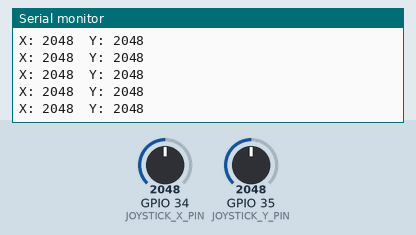
Simulated run of this program. Board: ESP32. Shown: the last lines printed to the serial monitor. Inputs (shaded band) come from the test bench; at power-on: GPIO 34 (JOYSTICK_X_PIN) = 2048, GPIO 35 (JOYSTICK_Y_PIN) = 2048 (analog values on the 0–4095 scale).

Above: at 1.2 s.
1.3 s: GPIO 34 (JOYSTICK_X_PIN) set to 2866
At 1.9 s:
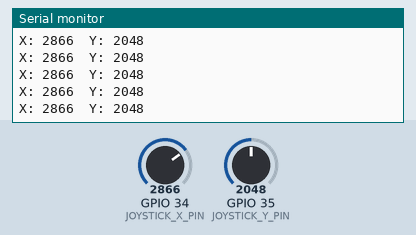
2.8 s: GPIO 35 (JOYSTICK_Y_PIN) set to 2866
At 3.3 s:
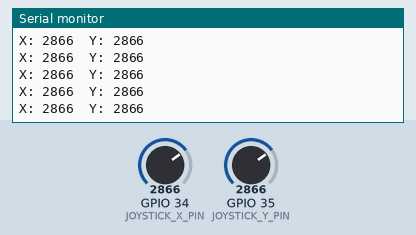
4.3 s: GPIO 34 (JOYSTICK_X_PIN) set to 3603
At 5.1 s:
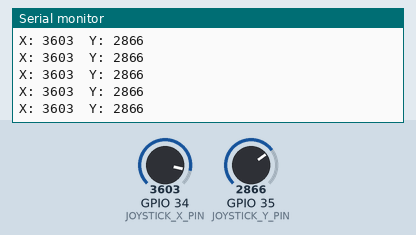
5.8 s: GPIO 35 (JOYSTICK_Y_PIN) set to 3603
At 6.3 s:
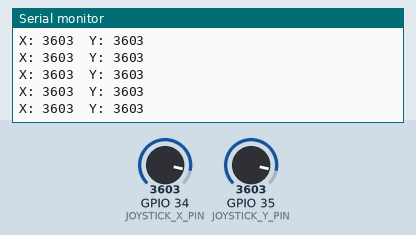
Timing chart, 0 to 8.3 s (numbered marks = the images above; inputs shaded):
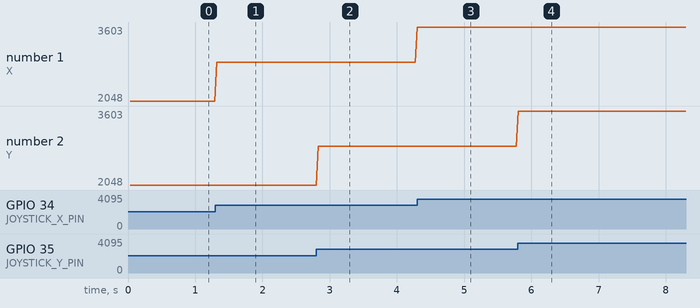

The program:

main.cpp
```cpp
#include <Arduino.h>

constexpr uint8_t JOYSTICK_X_PIN = 34;
constexpr uint8_t JOYSTICK_Y_PIN = 35;
constexpr unsigned long REPORT_INTERVAL_MS = 30;

void setup() {
    Serial.begin(115200);
    analogReadResolution(12);
    Serial.println("Joystick stream ready.");
}

void loop() {
    static unsigned long lastReportTime = 0;
    const unsigned long now = millis();

    if (now - lastReportTime >= REPORT_INTERVAL_MS) {
        lastReportTime = now;
        Serial.print("X: ");
        Serial.print(analogRead(JOYSTICK_X_PIN));
        Serial.print("  Y: ");
        Serial.println(analogRead(JOYSTICK_Y_PIN));
    }
}
```

Measured:
- after the input at 1.3 s, the serial monitor: prints a new line at once (image 1)
- after the input at 2.8 s, the serial monitor: prints a new line at once (image 2)
- after the input at 4.3 s, the serial monitor: prints a new line at once (image 3)
- after the input at 5.8 s, the serial monitor: prints a new line at once (image 4)
- plotted number 1: 2048 → 2866 after the input at 1.3 s, 2866 → 3603 after the input at 4.3 s
